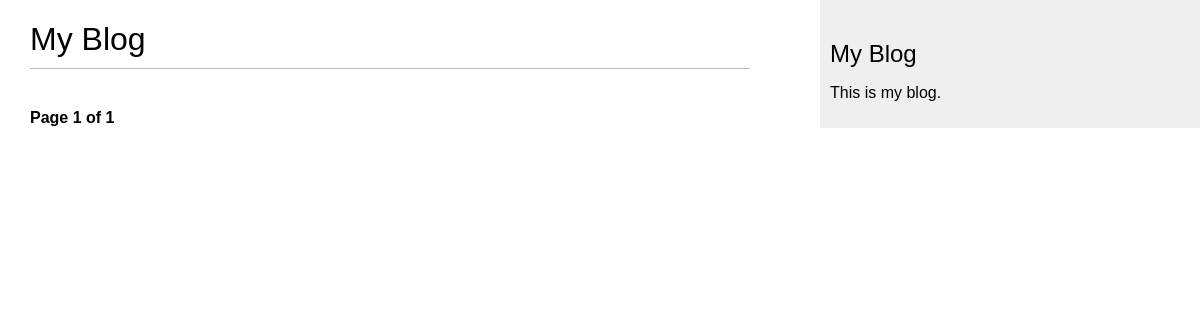
The page /blog/ on the database as committed earlier.
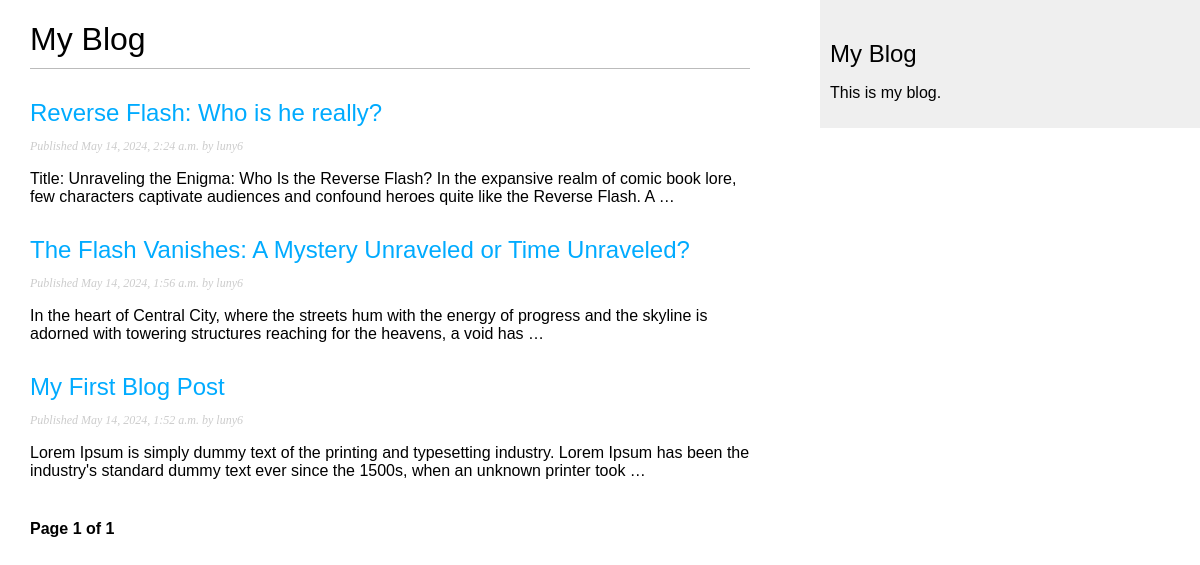
The same page on the database as committed later.
### blog/models.py (models this page shows, shortened)
class Post(models.Model):
    class Status(models.TextChoices):
        DRAFT = 'DF', 'Draft'
        PUBLISHED = 'PB', 'Published'
    title = models.CharField(max_length=250)
    slug = models.SlugField(max_length=250, unique_for_date='publish')#92
    author = models.ForeignKey(settings.AUTH_USER_MODEL, on_delete=models.CASCADE, related_name='blog_posts')
    body = models.TextField()
    publish = models.DateTimeField(default=timezone.now)
    created = models.DateTimeField(auto_now_add=True)
    updated = models.DateTimeField(auto_now=True)
    status = models.CharField(max_length=2, choices=Status, default=Status.DRAFT)
    objects = models.Manager()
    published = PublishedManager()
    class Meta:
        ordering = ['-publish']
        indexes = [
            models.Index(fields=['-publish']),
            ]
    def get_absolute_url(self):
        return reverse('blog:post_detail', args=[self.publish.year, self.publish.month,
                                                 self.publish.day, self.slug])

### blog/views.py (the view)
# urls.py: path('', views.post_list, name='post_list'),
def post_list(request):
    post_list = Post.published.all()
    paginator = Paginator(post_list, 3)
    page_number = request.GET.get('page', 1)
    try:
        posts = paginator.page(page_number)
    except PageNotAnInteger:
        posts = paginator.page(1)
    except EmptyPage:
        posts = paginator.page(paginator.num_pages)
    return render(request, 'blog/post/list.html', {'posts': posts})

### blog/models.py (called while the page is built)
    def get_queryset(self):
        return (super().get_queryset().filter(status=Post.Status.PUBLISHED))

### blog/templates/blog/post/list.html (shortened to what this page needs)
{% extends 'blog/base.html' %}
{% block content %}
    <h1>My Blog</h1>
    {% for post in posts %}
        <h2>
            <a href="{{ post.get_absolute_url }}">{{ post.title }}</a>
        </h2>
        <p class="date">Published {{ post.publish }} by {{ post.author }}</p>
        {{ post.body|truncatewords:30|linebreaks }}
    {% endfor %}
    {% include "pagination.html" with page=posts %}
{% endblock %}

Rows that differ between the two databases and show on the page:
now on this page (row edited): Post: title "Reverse Flash: Who is he really?", publish "May 14, 2024, 2:24 a.m.", author "luny6", body "Title: Unraveling the Enigma: Who Is the Reverse Flash? In the expansive realm of comic book lore, few characters captivate audiences and confound heroes quite like the Reverse Flash. A …"
now on this page (row edited): Post: title "The Flash Vanishes: A Mystery Unraveled or Time Unraveled?", publish "May 14, 2024, 1:56 a.m.", author "luny6", body "In the heart of Central City, where the streets hum with the energy of progress and the skyline is adorned with towering structures reaching for the heavens, a void has …"
now on this page (row edited): Post: title "My First Blog Post", publish "May 14, 2024, 1:52 a.m.", author "luny6", body "Lorem Ipsum is simply dummy text of the printing and typesetting industry. Lorem Ipsum has been the industry's standard dummy text ever since the 1500s, when an unknown printer took …"
